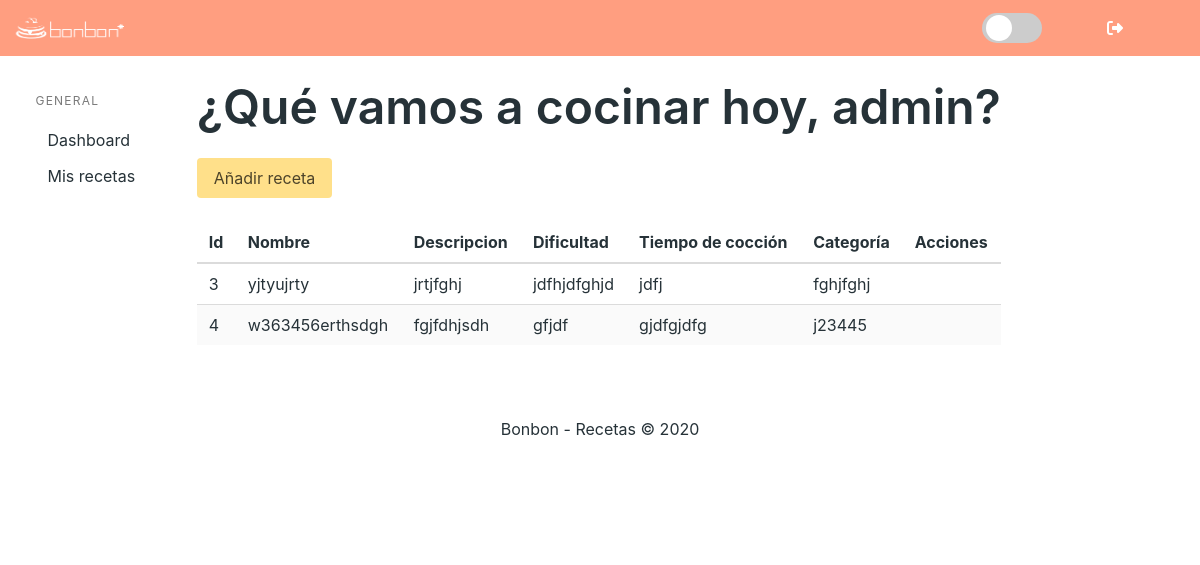
The app's page /dashboard/misRecetas.php (signed in) with its own data.
### tables this page shows
CREATE TABLE `recetas` (
  `RecetaID` int(11) NOT NULL,
  `Nombre` varchar(50) NOT NULL,
  `Descripcion` varchar(1000) NOT NULL,
  `Dificultad` varchar(50) NOT NULL,
  `TiempoCoccion` varchar(50) NOT NULL,
  `Categoria` varchar(1000) NOT NULL,
  `NUsuario` varchar(500) NOT NULL
);

### dashboard/misRecetas.php (the view, shortened to what this page needs)
<?php require_once "vistas/vistasmisrecetas/parte_superior.php" ?>
<?php
$objeto = new Conexion();
$conexion = $objeto->Conectar();
$usuario = $_SESSION["s_usuario"];
$consulta = "SELECT RecetaID, Nombre, Descripcion, Dificultad, TiempoCoccion, Categoria FROM recetas WHERE NUsuario = (SELECT id FROM usuarios WHERE usuario = :usuario) ";
$resultado = $conexion->prepare($consulta);
$resultado->bindParam(':usuario', $usuario);
$resultado->execute();
$data = $resultado->fetchAll(PDO::FETCH_ASSOC);
?>
<div class="contenido">
    <div class="container">
        <h1 class="title is-1">¿Qué vamos a cocinar hoy, <?php echo $_SESSION["s_usuario"]; ?>?</h1>
        <button id="btnNuevo" class="button is-warning" type="button" data-toggle="modal">Añadir receta</button>
    </div>
    <br>
    <div class="container">
        <table id="tabla" class="table is-hoverable is-striped" style="width:100%">
            <thead class="text-center">
                <tr>
                    <th>Id</th>
                    <th>Nombre</th>
                    <th>Descripcion</th>
                    <th>Dificultad</th>
                    <th>Tiempo de cocción</th>
                    <th>Categoría</th>
                    <th>Acciones</th>
                </tr>
            </thead>
            <tbody style="color: var(--font-color);">
                <?php
                foreach ($data as $dat) {
                ?>
                    <tr>
                        <td><?php echo $dat['RecetaID'] ?></td>
                        <td><?php echo $dat['Nombre'] ?></td>
                        <td><?php echo $dat['Descripcion'] ?></td>
                        <td><?php echo $dat['Dificultad'] ?></td>
                        <td><?php echo $dat['TiempoCoccion'] ?></td>
                        <td><?php echo $dat['Categoria'] ?></td>
                        <td></td>
                    </tr>
                <?php
                }
                ?>
            </tbody>
        </table>
    </div>
</div>
</div>
<?php require_once "vistas/vistasmisrecetas/parte_inferior.php" ?>

### dashboard/vistas/style.css (style rules this page uses)
html { --primary: #ff9e80; --font-color: #263238; --bg: #fff; --ogbg: #fff; --other: #fff; --font-color2:#263238; background: var(--ogbg); }
.contenido { color: var(--font-color2); }
.contenido h1 { color: var(--font-color2); }
#tabla { background: var(--ogbg); color: var(--font-color2); }
#tabla th { color:var(--font-color2); }
#tabla tbody { color:var(--font-color); }

### records on screen
recetas: RecetaID "3", Nombre "yjtyujrty", Descripcion "jrtjfghj", Dificultad "jdfhjdfghjd", TiempoCoccion "jdfj", Categoria "fghjfghj"
recetas: RecetaID "4", Nombre "w363456erthsdgh", Descripcion "fgjfdhjsdh", Dificultad "gfjdf", TiempoCoccion "gjdfgjdfg", Categoria "j23445"

### other values on screen
$_SESSION["s_usuario"] "admin"
